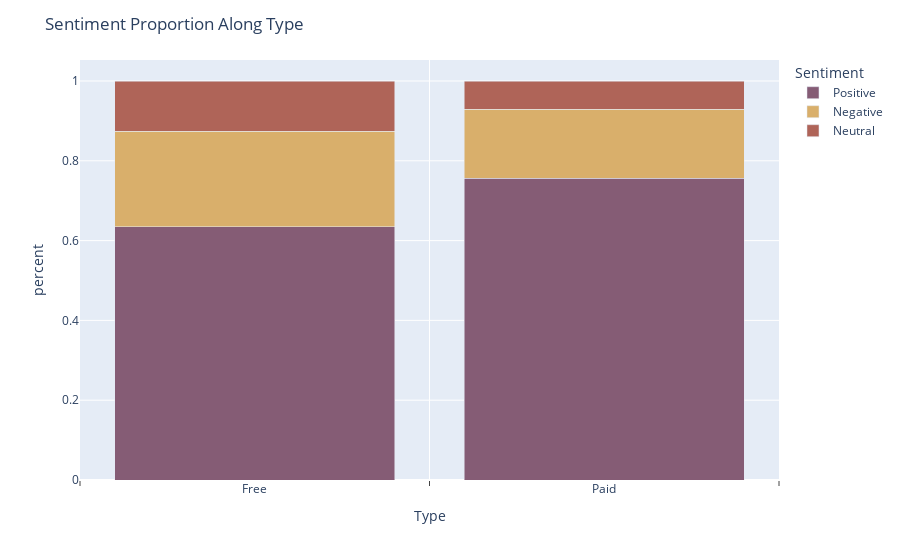

The cell this chart's notebook holds for it:
### Code cell
# use plotly to plot bar plots

fig = px.bar(type_sent, x="Type", y="percent", color="Sentiment",
             color_discrete_sequence=px.colors.qualitative.Antique, hover_name="Sentiment",
             category_orders={ "Sentiment": ["Positive", "Negative", "Neutral"]})

fig.update_layout(barmode='stack', title="Sentiment Proportion Along Type")
fig.update_xaxes(showgrid=True, ticks="outside", tickson="boundaries")

fig.show()

### Figure 1 — Plotly figure (JSON) as saved in the notebook; plotly's stock layout.template omitted (floating-point values rounded to 4 significant figures)
{"data": [{"alignmentgroup": "True", "hovertemplate": "<b>%{hovertext}</b><br><br>Sentiment=Positive<br>Type=%{x}<br>percent=%{y}<extra></extra>", "hovertext": ["Positive", "Positive"], "legendgroup": "Positive", "marker": {"color": "rgb(133, 92, 117)"}, "name": "Positive", "offsetgroup": "Positive", "orientation": "v", "showlegend": true, "textposition": "auto", "type": "bar", "x": ["Free", "Paid"], "xaxis": "x", "y": [0.6345, 0.7568], "yaxis": "y"}, {"alignmentgroup": "True", "hovertemplate": "<b>%{hovertext}</b><br><br>Sentiment=Negative<br>Type=%{x}<br>percent=%{y}<extra></extra>", "hovertext": ["Negative", "Negative"], "legendgroup": "Negative", "marker": {"color": "rgb(217, 175, 107)"}, "name": "Negative", "offsetgroup": "Negative", "orientation": "v", "showlegend": true, "textposition": "auto", "type": "bar", "x": ["Free", "Paid"], "xaxis": "x", "y": [0.2396, 0.173], "yaxis": "y"}, {"alignmentgroup": "True", "hovertemplate": "<b>%{hovertext}</b><br><br>Sentiment=Neutral<br>Type=%{x}<br>percent=%{y}<extra></extra>", "hovertext": ["Neutral", "Neutral"], "legendgroup": "Neutral", "marker": {"color": "rgb(175, 100, 88)"}, "name": "Neutral", "offsetgroup": "Neutral", "orientation": "v", "showlegend": true, "textposition": "auto", "type": "bar", "x": ["Free", "Paid"], "xaxis": "x", "y": [0.1259, 0.07027], "yaxis": "y"}], "layout": {"barmode": "stack", "legend": {"title": {"text": "Sentiment"}, "tracegroupgap": 0}, "margin": {"t": 60}, "title": {"text": "Sentiment Proportion Along Type"}, "xaxis": {"anchor": "y", "domain": [0, 1], "showgrid": true, "ticks": "outside", "tickson": "boundaries", "title": {"text": "Type"}}, "yaxis": {"anchor": "x", "domain": [0, 1], "title": {"text": "percent"}}}}
